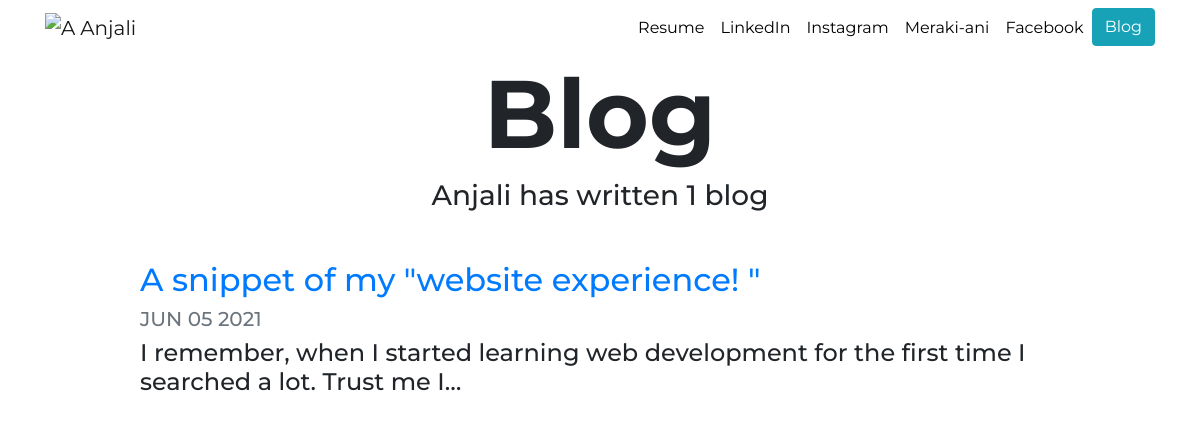
/blog/, run on an earlier commit of the app's database.
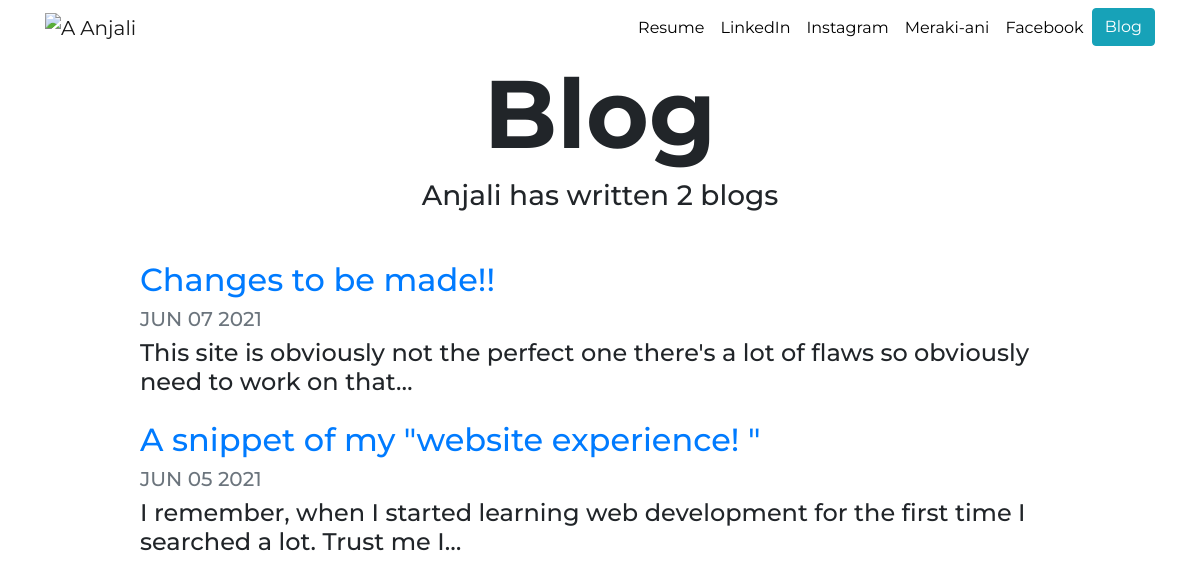
And on a later commit of the database.
### blog/models.py (models this page shows, shortened)
class Blog(models.Model):
    title = models.CharField(max_length= 200)
    description = models.TextField()
    date = models.DateField()

### blog/views.py (the view)
# urls.py: path('', views.all_blogs, name = "all_blogs"),
def all_blogs(request):
    blogs = Blog.objects.order_by('-date')
    return render(request,'blog/all_blogs.html',{'blogs': blogs})

### blog/templates/blog/all_blogs.html
{% extends "portfolio/base.html" %}
{% load static %}
{% block content %}
<h1 id="blogtitle" class="font-weight-bold text-center">Blog</h1>
<h3 class="text-center mb-5">Anjali has written {{ blogs.count }} blog{{ blogs.count|pluralize }}</h3>
{% for blog in blogs %}
<div class="row justify-content-center my-3">
  <div class="col-md-10">
    <a href="{% url 'blog:detail' blog.id %}">
      <h2>{{ blog.title }}</h2>
    </a>
    <h5 class="text-muted">{{ blog.date|date:'M d Y'|upper }}</h5>
    <h4>{{ blog.description|striptags|truncatechars:100 }}</h4>
  </div>
</div>
{% endfor %}
{% endblock %}

What changed in the data, as far as the page shows it:
added Blog: title "Changes to be made!!", date "JUN 07 2021", description "This site is obviously not the perfect one there's a lot of flaws so obviously need to work on that…"
Also different on the page:
{{ blogs.count }}: "1" → "2"
